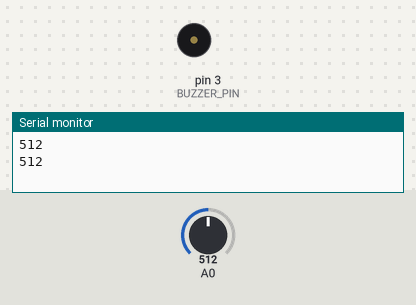
The sketch below on a simulated Arduino Uno, built with avr-gcc and run on an emulated ATmega328P. On the bench: buzzer (waves = sounding, pin HIGH), the last lines printed to the serial monitor. The test bench sets the inputs (shaded band); at power-on: A0 = 512.

Above: at 1.8 s.
1.9 s: A0 set to 416
3.4 s: A0 set to 386
At 5.1 s:
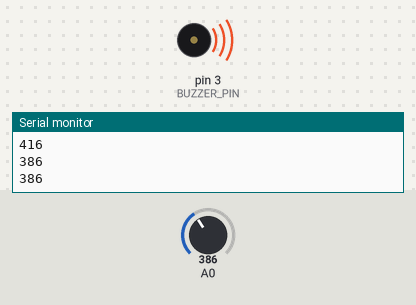
5.5 s: A0 set to 410
At 6.7 s:
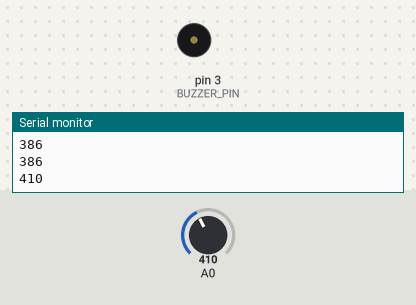
7.5 s: A0 set to 390
At 9.4 s:
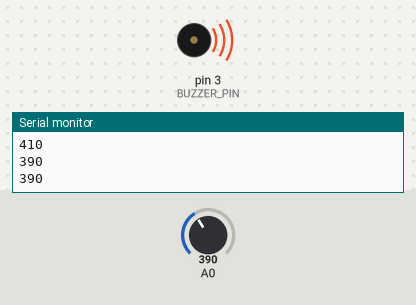
Timing chart, 0 to 10.5 s (numbered marks = the images above; inputs shaded):
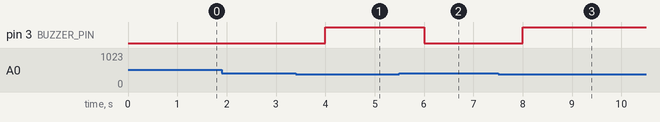

Measured:
- the behaviour switches between 400 and 399 on A0 (found by bisection; images 0 and 1)
- after the input at 3.4 s, pin 3 (BUZZER_PIN): LOW → HIGH after 0.60 s
- after the input at 5.5 s, pin 3 (BUZZER_PIN): HIGH → LOW after 0.50 s
- after the input at 7.5 s, pin 3 (BUZZER_PIN): LOW → HIGH after 0.50 s

The sketch:

Rain_alarm.ino
```cpp
#define BUZZER_PIN 3
void setup(){
  pinMode(BUZZER_PIN,OUTPUT);
  Serial.begin(9600);
}
void loop(){
  int sensorvalue=analogRead(A0);
  Serial.println(sensorvalue);
  if(sensorvalue<400){
    digitalWrite(BUZZER_PIN,HIGH);
  }
  else{
    digitalWrite(BUZZER_PIN,LOW);
  }
  delay(1000);
}
```
